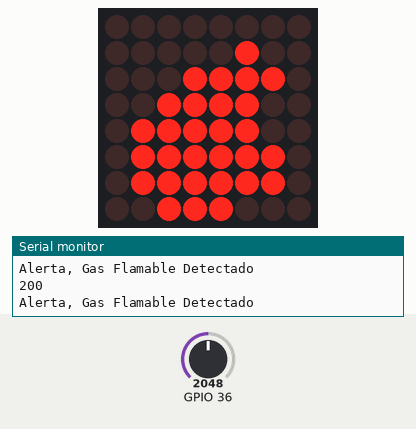
The sketch below on a simulated ESP32. Shown: 8×8 LED matrix, the last lines printed to the serial monitor. Inputs (shaded band) come from the test bench; at power-on: GPIO 36 = 2048.

Above: at 6.28 s.
6.3 s: GPIO 36 set to 357
At 7.38 s:
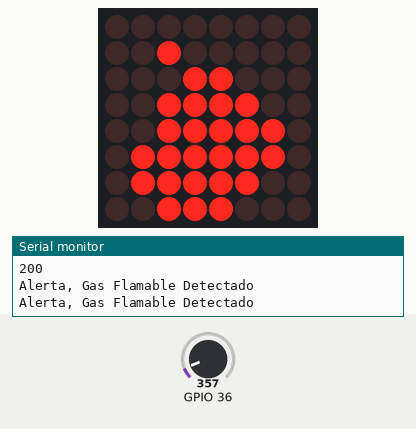
11.0 s: GPIO 36 set to 319
At 12.7 s:
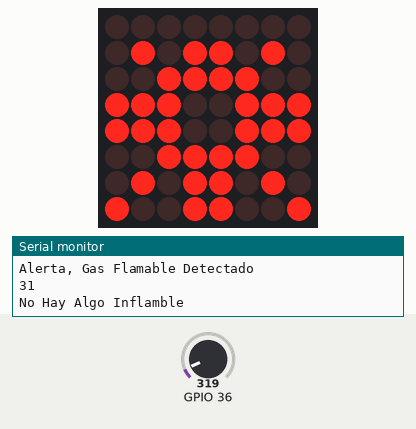
15.7 s: GPIO 36 set to 491
At 17.7 s:
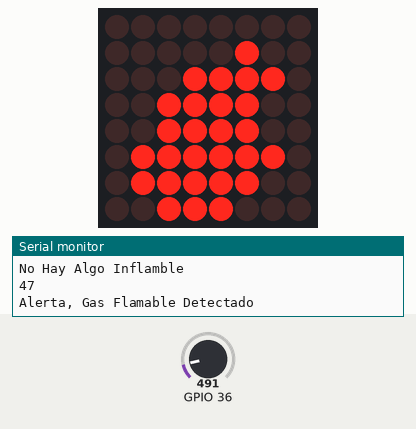

Measured:
- the behaviour switches between 338 and 337 on GPIO 36 (found by bisection; images 1 and 2)
- after the input at 11.0 s, the display: first differs from a run without the input after 1.2 s (image 2)
- after the input at 15.7 s, the display: first changes after 0.52 s (image 3 shows a later state)
- what the display in image 3 shows lasts 0.6 s, from 17.3 s to 17.9 s

The sketch:

PRACT5.ino
```cpp
/*
 * Fundacion Kinal
 * Centro educativo tecnico laboral Kinal
 * Electronica
 * Grado: Quinto
 * Sección: A
 * Curso: Taller de electronica digital y reparación de computadoras I
 * Nombre: Pablo David Hernandez y Angello Gabriel Mnsilla Dieugez
 * Carnet: 2022472 y 2022380
 * Proyecto: Uso del controlador led max7219 y una matriz led 8x8
*/

//Librerias
#include <Ticker.h>
#include <LedControl.h>   //libreria que me permite usar el controlador led max7219

//Directivas de preprocesador
#define dataPin0   12   //pin 12 conectado al pin de datos del max7219.
#define dataClock0 10   //pin 11 conectado al pin de clock del max7219.
#define dataLoad0  11   //pin 10 conectado al pin de carga del max7219.


//Constructores
LedControl MATRIX = LedControl(dataPin0,dataClock0,dataLoad0,1);
/*
 * Variable:
 * Estas variables especifican que leds deben de encenderse en la matriz
 * de manera similar a como creabamos caracteres especiales en una lcd.
*/
byte FUEGO1[8]= {        //SPRITE FUEGUITO 1
B00010000,
B00100000,
B00011000,
B00111100,
B00111110,
B01111110,
B01111100,
B00111000

};
byte FUEGO2[8]= {       // array que contiene todos los elementos de las
B00000010,
B00001110,
B00011110,
B00111100,
B01111100,
B01111110,
B01111110,
B00111000


};

byte FUEGO3[8]= {       // array que contiene todos los elementos de las
B00000010,
B00000100,
B00011110,
B00111100,
B00111100,
B01111110,
B01111100,
B00111000
};

byte FRIO[8]= {       // array que contiene todos los elementos de las
  B10011001,
  B01011010,
  B00111100,
  B11100111,
  B11100111,
  B00111100,
  B01011010,
  B10011001,
};

int i;
int o;
int u;

int SENSREAD, MAPING;

void LECTURA (void);
Ticker LECTURATICKER(LECTURA, 2000);

void setup()
{
  Serial.begin(9600); //Inicio la comunicacion serial a 9600 baudios.
  MATRIX.shutdown(0,false); //Activo el max7219 para poder mostrar los digitos.
  MATRIX.setIntensity(0,15);  //Brilo a la mitad
  MATRIX.clearDisplay(0);    //limpio el display
  Serial.println("---DETECTOR DE FUEGO---");
  LECTURATICKER.start();
}


void loop()
{
  i = 0;
  o = 0;
  u = 0;
  LECTURATICKER.update();
  if (MAPING < 33) {

    Serial.println("No Hay Algo Inflamble");
  while(i <=8){
    i++;
    MATRIX.setRow(0, i, FRIO[i]);
  }
  delay(500);
  }

  if (MAPING >= 33) {
    Serial.println("Alerta, Gas Flamable Detectado");
  while(i<8)  {
    i++;
    MATRIX.setRow(0, i, FUEGO1[i]);
    delay(50);
    }
  while(o<8)  {
    o++;
    MATRIX.setRow(0, o, FUEGO2[o]);
    delay(50);
    }
  while(u<8) {
    u++;
    MATRIX.setRow(0, u, FUEGO3[u]);
    delay(50);
  }
      delay(500);
      }
  }
void LECTURA(void) {

  SENSREAD = analogRead(A0);
  MAPING = map(SENSREAD, 0, 1023, 0, 100);
  Serial.println(MAPING);
}
```
